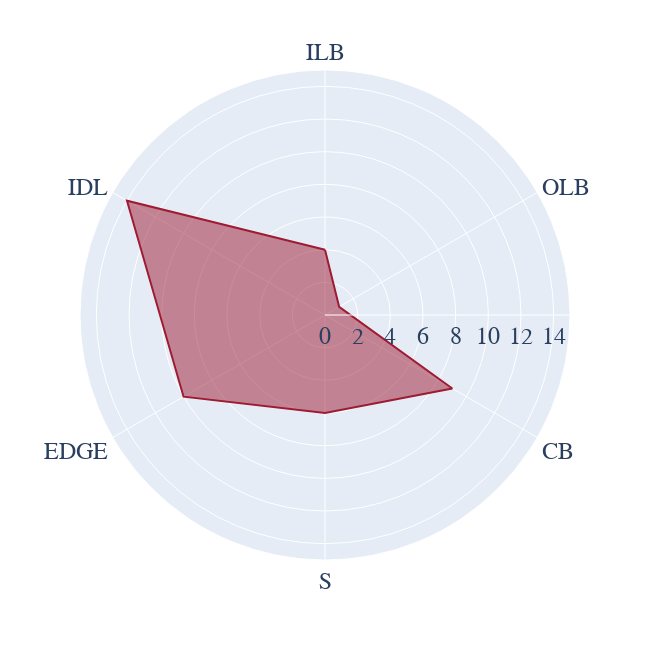

Write notebook code for a chart like this one.
### Code cell
fig = px.line_polar(saban[saban['side'].isin(['defense'])].sort_values(by='order_side'), 
                    r='total_pct', 
                    theta='position_simple', 
                    line_close=True,
                    range_r = [0, max(saban[saban['side'].isin(['defense', 'offense'])]['total_pct'])+1],
                   color_discrete_sequence=['#9e1b32']
                   )

fig.update_traces(fill='toself')
fig.update_layout({
'plot_bgcolor': 'rgba(0, 0, 0, 0)',
'paper_bgcolor': 'rgba(0, 0, 0, 0)',
    'autosize':False,
    'width':650,
    'height':650,
    'font_size':24,
    'font_family':'Helvetica'
})
fig.write_image('../images/alabama_recruiting/saban_defense.png')
fig.show()

### Figure 1 — Plotly figure (JSON) as saved in the notebook; plotly's stock layout.template omitted (floating-point values rounded to 4 significant figures)
{"data": [{"fill": "toself", "hovertemplate": "total_pct=%{r}<br>position_simple=%{theta}<extra></extra>", "legendgroup": "", "line": {"color": "#9e1b32", "dash": "solid"}, "marker": {"symbol": "circle"}, "mode": "lines", "name": "", "r": [4, 1, 9, 6, 10, 14, 4], "showlegend": false, "subplot": "polar", "theta": ["ILB", "OLB", "CB", "S", "EDGE", "IDL", "ILB"], "type": "scatterpolar"}], "layout": {"autosize": false, "font": {"family": "Helvetica", "size": 24}, "height": 650, "legend": {"tracegroupgap": 0}, "margin": {"t": 60}, "paper_bgcolor": "rgba(0, 0, 0, 0)", "plot_bgcolor": "rgba(0, 0, 0, 0)", "polar": {"angularaxis": {"direction": "clockwise", "rotation": 90}, "domain": {"x": [0, 1], "y": [0, 1]}, "radialaxis": {"range": [0, 15]}}, "width": 650}}
